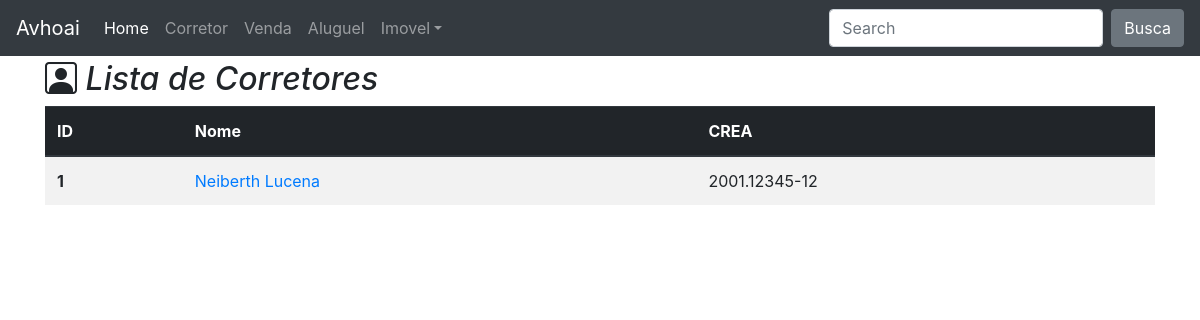
The page /corretor/ on the database as committed earlier.
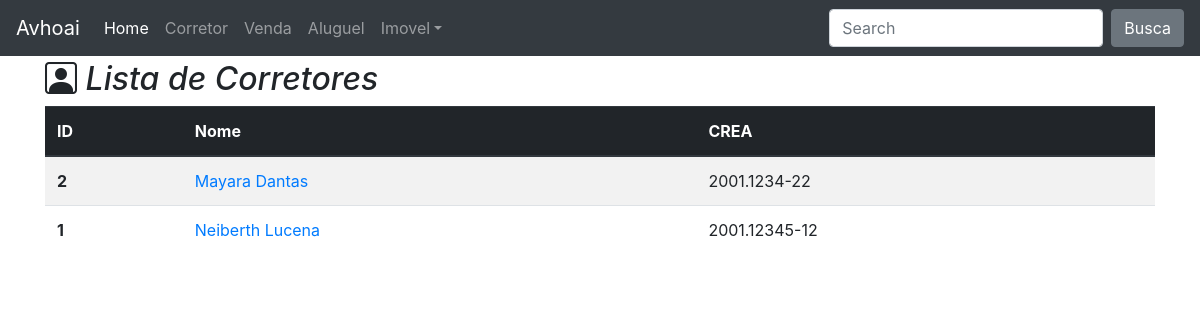
The same page on the database as committed later.
### imobiliaria/models.py (models this page shows, shortened)
class Corretor(models.Model):
    nome    = models.CharField(max_length=100, null=False)
    email   = models.EmailField(max_length=100, null=True)
    celular = models.CharField(max_length=20, null=False)
    telefone= models.CharField(max_length=20, null=True)
    CREA    = models.CharField(max_length=30, null=False)
    foto    = models.ImageField(null=True, blank=True)
    class Meta:
        ordering = ('nome', )

### imobiliaria/views.py (the view)
# urls.py: path('corretor/', views.corretor_list, name="corretor_list"),
def corretor_list(request):
    template_name = 'corretor/corretor_list.html'
    objects = Corretor.objects.all()
    context = {'objects_list': objects}
    return render(request, template_name, context)

### imobiliaria/templates/corretor/corretor_list.html
{% extends "base.html" %}
{% load static %}
{% block content %}
<div class="page-header">
    <h2> <i class="bi bi-person-square"> Lista de Corretores</i> </h2>
    {% if objects_list %}
        <table class="table table-striped">
            <thead class="thead-dark">
                <tr>
                    <th scope="col">ID</th>
                    <th scope="col">Nome</th>
                    <th scope="col">CREA</th>
                </tr>
            </thead>
            <tbody>
                {% for objects in objects_list %}
                    <tr>
                      <th scope="row">{{ objects.id }}</th>
                      <td>
                          <a href="{% url 'corretor_detail' pk=objects.pk %}">{{ objects.nome }}</a>
                      </td>
                      <td>{{ objects.CREA }}</td>
                    </tr>
                {% endfor %}
            </tbody>
        </table>
    {% else %}
        <p class="alert alert-warning">Não Exite nenhum Corretor Cadastrado</p>
    {% endif %}
</div>
{% endblock content %}

Rows that differ between the two databases and show on the page:
added Corretor: id "2", nome "Mayara Dantas", CREA "2001.1234-22"
